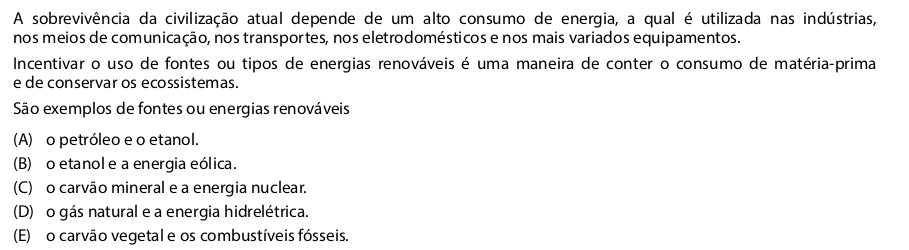
#> input picture opencv/imagem.png, 909 x 250 px, found by its file name
$ python orm.py
#> lines starting #> are read from the running program, lines starting #| are printed output that depends on the picture; after the words box and inside, x2 and y2 are one past the last pixel; in counts of white or black regions, pixels touching at a corner belong together
import cv2
import pytesseract
import re


def escrever_texto():
    # Carregar imagem em preto e branco
    img = cv2.imread('opencv/imagem.png', cv2.IMREAD_GRAYSCALE)
#> img is the input picture: shape (250, 909); min 0, max 255, mean 240.5

    # Aplicar limiarização para binarizar a imagem
    _, img_bin = cv2.threshold(img, 127, 255, cv2.THRESH_BINARY)
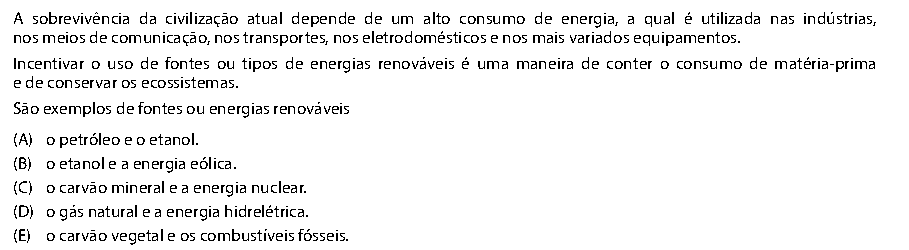
#> img_bin: shape (250, 909); 94.5% white; black in thin lines or dots, all inside (x1, y1, x2, y2) = (14, 12, 876, 245)

    # Aplicar detecção de contornos
    contours, _ = cv2.findContours(img_bin, cv2.RETR_EXTERNAL, cv2.CHAIN_APPROX_SIMPLE)
#> contours = [[[0, 0], [0, 249], [908, 249], [908, 0]]]

    # Iterar sobre os contornos e extrair o texto
    for contour in contours:
        x, y, w, h = cv2.boundingRect(contour)
        cropped_img = img[y:y+h, x:x+w]
        text = pytesseract.image_to_string(cropped_img, lang='por')
#> this loop made 1 pass
#> (contour, x, y, w, h) on pass 1: ([[0, 0], [0, 249], [908, 249], [908, 0]], 0, 0, 909, 250)

    palavras=text.split()
    alternativas=['(A)','(B)','(C)','(D)','(E)']
    alt_correta='\item'
    for i in range(len(palavras)):
        if palavras[i] in alternativas:
            palavras[i] = alt_correta
            novo_text=' '.join(palavras)
    print(novo_text)


escrever_texto()
#> (the call stopped at in escrever_texto, `text = pytesseract.image_to_string(cropped_img, lang='por')`: pytesseract is not available in this run)
